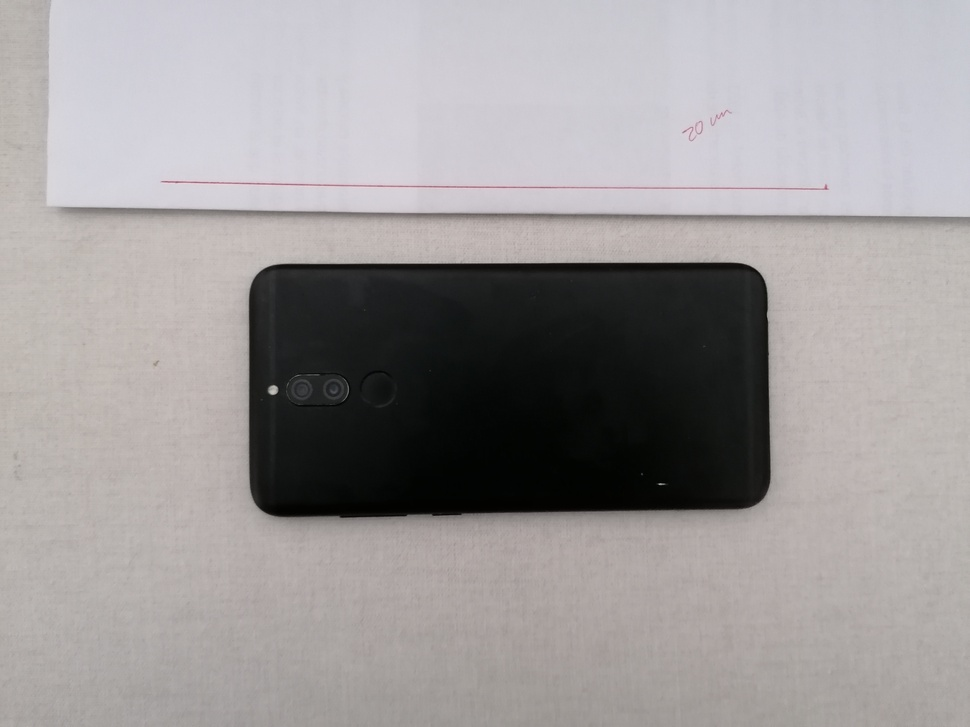
%> input picture Estimación de posición usando procesamiento de imágenes/Imagen.jpg, 970 x 727 px, shrunk from 4000 x 3000 before the run
$ octave 'Measuring Planar Objects with a Calibrated Camera.m'   (GNU Octave 9; MATLAB toolbox functions it lacks are replaced by stand-ins)
%> lines starting %> are read from the running program, lines starting %| are printed output that depends on the picture; in (x1, y1, x2, y2) boxes, pixels count from 0 and x2, y2 are one past the last pixel; in counts of white or black regions, pixels touching at a corner belong together; the program's own positions count from 1
% [9 lines of commented-out code are left out]
magnification = 25;

I = imread('Imagen.jpg');
%> I is the input picture: size 727x970x3 uint8; mean R, G, B 157.1, 153.3, 153.6
figure; imshow(I, 'InitialMagnification', magnification);
title('One of the Calibration Images');
size(I);


%getting the threshold limits under and above color saturation pixel
% Convert the image to the HSV color space.
imHSV = rgb2hsv(I);
%> imHSV: size 727x970x3 double; mean H, S, V 0.294, 0.0736, 0.624

% Get the saturation channel.
saturation = imHSV(:, :, 2);
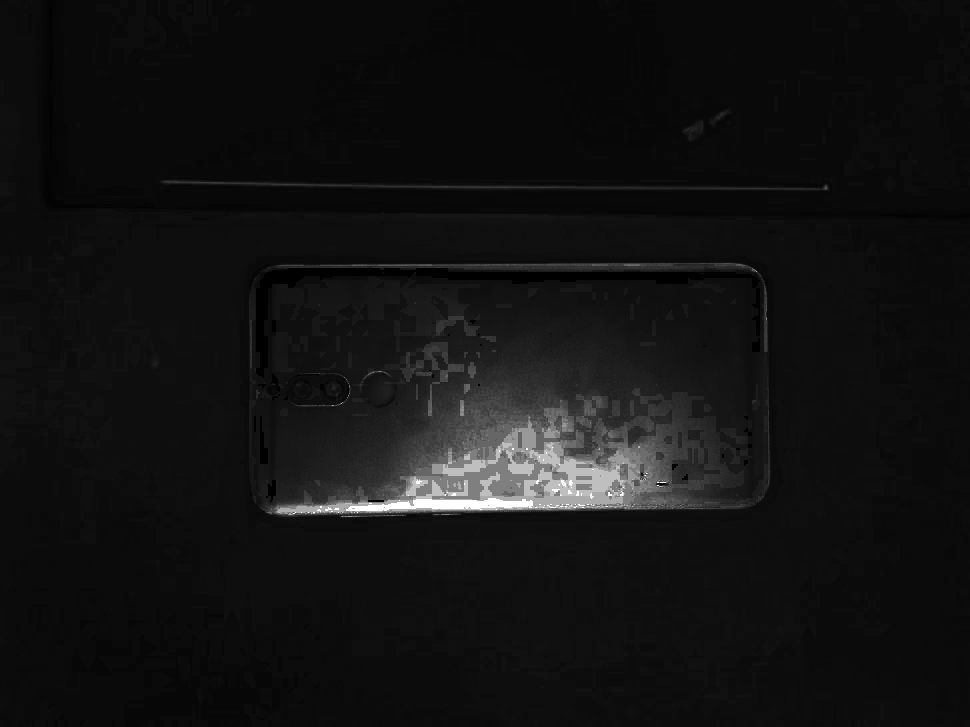
%> saturation: size 727x970 double; min 0, max 1, mean 0.0736

% Threshold the image
t = graythresh(saturation);
%> t = 0.308


%convertin into a gray_scale image:
gray_x = rgb2gray(I);
%to binary image:
bw_x = im2bw(gray_x,t);
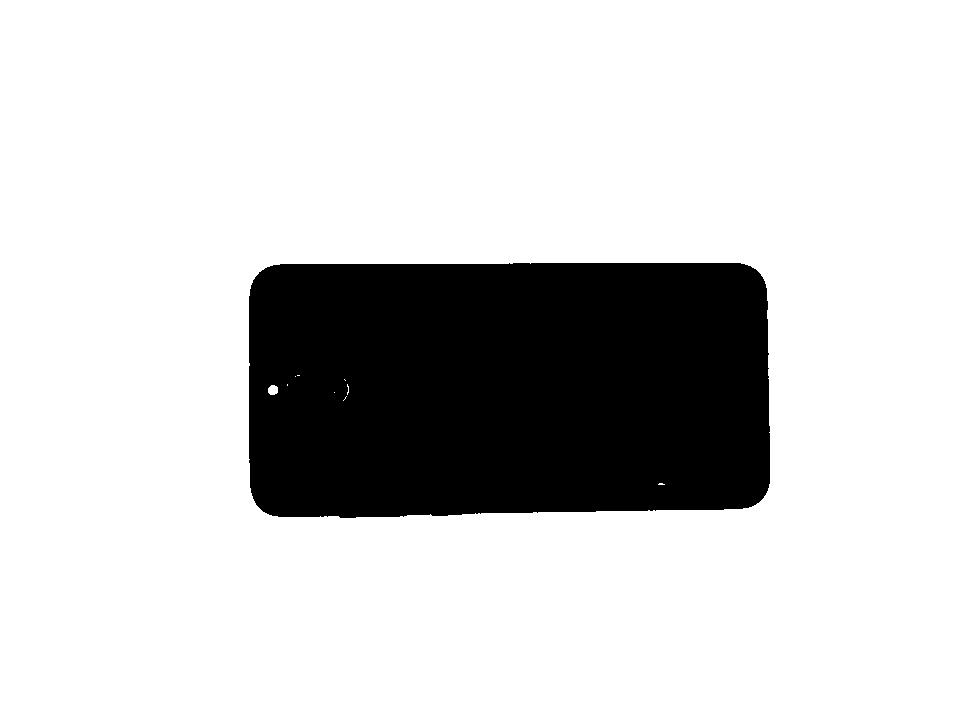
%> bw_x: size 727x970 logical; 81.7% white; 1 black region, box (x1, y1, x2, y2) and area: (249, 263, 770, 518) 128822
imshow(bw_x);

%invertin binary

bw = ~bw_x;
imshow(bw);

%reducing the noising componetnts
%cada objeto que tengoa menos de 1000 pixeles va ser removido de la imagen

bw_new = bwareaopen(bw,1000);
imshow(bw_new);%no lo tem en cuenta para el paper

%finding the number of conectivity and conected componets
[bw_newLabel,num] = bwlabel(bw_new,8); %8 number of conectivity tome como numero la unit del image principal a analizar (I)
%> bw_newLabel: size 727x970 double; values 0 (black) and 1 (white), 18.3% white; 1 white region
%> num = 1

%getting properties
s = regionprops(bw_newLabel,'all');
%> s = 1 region; box (x1, y1, x2, y2), Area, Centroid, MajorAxisLength, MinorAxisLength and Eccentricity: (249, 263, 770, 518) 128822 [508.3 389.1] 595.8 287 0.876


%rectangle

imshow(I);
hold on;
rectangle('Position',s.BoundingBox);
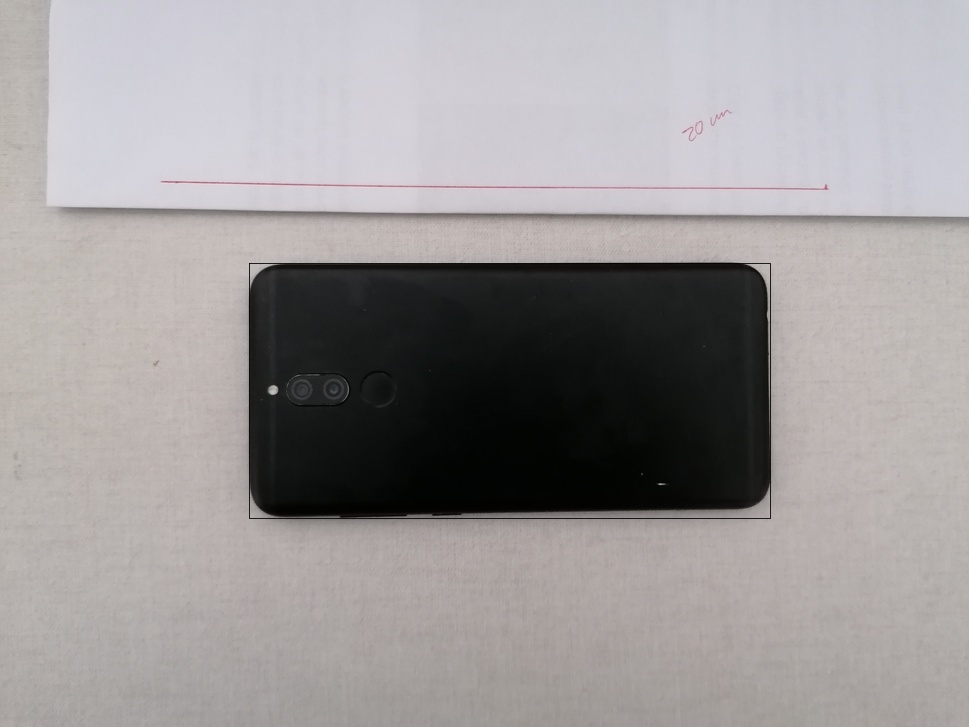
%> figure redrawn from the program's plot data
hold off;

%sacando a una matriz separada el centroide del bounding box
cent = cat(1,s.Centroid);
%> cent = [508.3 389.1]
%plotting the rectangle y centroid
imshow(I);
hold on;
plot(cent(:,1),cent(:,2),'g*');
rectangle('Position',s.BoundingBox);
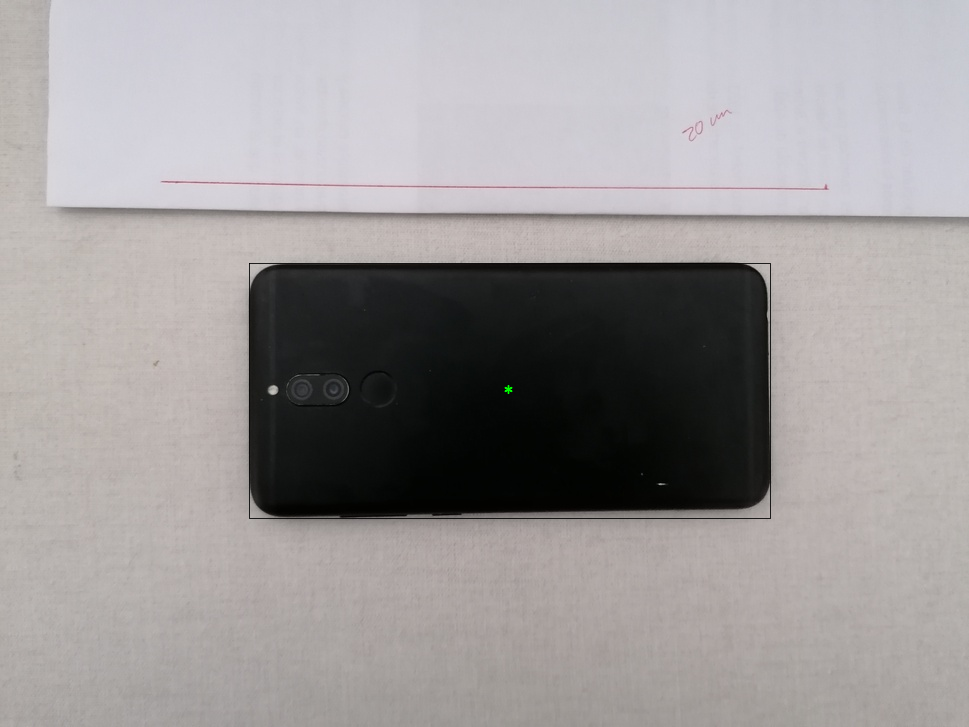
%> figure redrawn from the program's plot data
hold off;

%-------------


% Read in the chosen standard MATLAB demo image.
originalImage = imread('Imagen.jpg');
% Get the dimensions of the image.
% numberOfColorBands should be = 1.
[rows, columns, numberOfColorBands] = size(originalImage);
%> rows = 727; columns = 970; numberOfColorBands = 3
% Display the original gray scale image.
figureHandle = figure;
subplot(1,2, 1);
imshow(originalImage, []);
axis on;
title('Original Grayscale Image');
% Enlarge figure to full screen.
set(gcf, 'units','normalized','outerposition',[0 0 1 1]);
% Give a name to the title bar.
set(gcf,'name','Demo by ImageAnalyst','numbertitle','off')

%calibration----------
%> (the run ends here)
